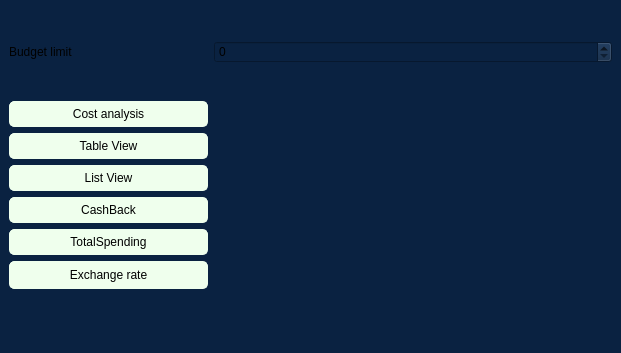
<?xml version="1.0" encoding="UTF-8"?>
<ui version="4.0">
 <class>MainWindow</class>
 <widget class="QMainWindow" name="MainWindow">
  <property name="geometry">
   <rect>
    <x>0</x>
    <y>0</y>
    <width>621</width>
    <height>353</height>
   </rect>
  </property>
  <property name="windowTitle">
   <string>MainWindow</string>
  </property>
  <property name="styleSheet">
   <string notr="true">background-color: rgb(10, 34, 65);</string>
  </property>
  <widget class="QWidget" name="centralwidget">
   <layout class="QGridLayout" name="gridLayout">
    <item row="1" column="1" colspan="2">
     <widget class="QWidget" name="chartWidget" native="true"/>
    </item>
    <item row="0" column="1" colspan="2">
     <widget class="QSpinBox" name="budgetSpinBox">
      <property name="maximum">
       <number>1000000000</number>
      </property>
     </widget>
    </item>
    <item row="1" column="0">
     <layout class="QVBoxLayout" name="verticalLayout">
      <item>
       <widget class="QPushButton" name="analisisButton">
        <property name="styleSheet">
         <string notr="true">QPushButton {
    background-color: rgb(239, 255, 237);
    color: black;
    border: 1px solid rgb(239, 255, 237);
    padding: 5px 10px;
    border-radius: 5px;
}

QPushButton:hover {
    background-color: rgb(183, 185, 185);
}

QPushButton:pressed {
    background-color: rgb(126, 128, 128);
}</string>
        </property>
        <property name="text">
         <string>Cost analysis</string>
        </property>
       </widget>
      </item>
      <item>
       <widget class="QPushButton" name="TableViewButton">
        <property name="styleSheet">
         <string notr="true">QPushButton {
    background-color: rgb(239, 255, 237);
    color: black;
    border: 1px solid rgb(239, 255, 237);
    padding: 5px 10px;
    border-radius: 5px;
}

QPushButton:hover {
    background-color: rgb(183, 185, 185);
}

QPushButton:pressed {
    background-color: rgb(126, 128, 128);
}
</string>
        </property>
        <property name="text">
         <string>Table View</string>
        </property>
       </widget>
      </item>
      <item>
       <widget class="QPushButton" name="ListViewButton">
        <property name="styleSheet">
         <string notr="true">QPushButton {
    background-color: rgb(239, 255, 237);
    color: black;
    border: 1px solid rgb(239, 255, 237);
    padding: 5px 10px;
    border-radius: 5px;
}

QPushButton:hover {
    background-color: rgb(183, 185, 185);
}

QPushButton:pressed {
    background-color: rgb(126, 128, 128);
}</string>
        </property>
        <property name="text">
         <string>List View</string>
        </property>
       </widget>
      </item>
      <item>
       <widget class="QPushButton" name="CashBackButton">
        <property name="styleSheet">
         <string notr="true">QPushButton {
    background-color: rgb(239, 255, 237);
    color: black;
    border: 1px solid rgb(239, 255, 237);
    padding: 5px 10px;
    border-radius: 5px;
}

QPushButton:hover {
    background-color: rgb(183, 185, 185);
}

QPushButton:pressed {
    background-color: rgb(126, 128, 128);
}</string>
        </property>
        <property name="text">
         <string>CashBack</string>
        </property>
       </widget>
      </item>
      <item>
       <widget class="QPushButton" name="LimitButton">
        <property name="styleSheet">
         <string notr="true">QPushButton {
    background-color: rgb(239, 255, 237);
    color: black;
    border: 1px solid rgb(239, 255, 237);
    padding: 5px 10px;
    border-radius: 5px;
}

QPushButton:hover {
    background-color: rgb(183, 185, 185);
}

QPushButton:pressed {
    background-color: rgb(126, 128, 128);
}</string>
        </property>
        <property name="text">
         <string>TotalSpending</string>
        </property>
       </widget>
      </item>
      <item>
       <widget class="QPushButton" name="exchangeRateButton">
        <property name="sizePolicy">
         <sizepolicy hsizetype="Minimum" vsizetype="Fixed">
          <horstretch>0</horstretch>
          <verstretch>0</verstretch>
         </sizepolicy>
        </property>
        <property name="minimumSize">
         <size>
          <width>98</width>
          <height>28</height>
         </size>
        </property>
        <property name="palette">
         <palette>
          <active>
           <colorrole role="WindowText">
            <brush brushstyle="SolidPattern">
             <color alpha="255">
              <red>0</red>
              <green>0</green>
              <blue>0</blue>
             </color>
            </brush>
           </colorrole>
           <colorrole role="Button">
            <brush brushstyle="SolidPattern">
             <color alpha="255">
              <red>239</red>
              <green>255</green>
              <blue>237</blue>
             </color>
            </brush>
           </colorrole>
           <colorrole role="Text">
            <brush brushstyle="SolidPattern">
             <color alpha="255">
              <red>0</red>
              <green>0</green>
              <blue>0</blue>
             </color>
            </brush>
           </colorrole>
           <colorrole role="ButtonText">
            <brush brushstyle="SolidPattern">
             <color alpha="255">
              <red>0</red>
              <green>0</green>
              <blue>0</blue>
             </color>
            </brush>
           </colorrole>
           <colorrole role="Base">
            <brush brushstyle="SolidPattern">
             <color alpha="255">
              <red>239</red>
              <green>255</green>
              <blue>237</blue>
             </color>
            </brush>
           </colorrole>
           <colorrole role="Window">
            <brush brushstyle="SolidPattern">
             <color alpha="255">
              <red>239</red>
              <green>255</green>
              <blue>237</blue>
             </color>
            </brush>
           </colorrole>
           <colorrole role="PlaceholderText">
            <brush brushstyle="SolidPattern">
             <color alpha="128">
              <red>0</red>
              <green>0</green>
              <blue>0</blue>
             </color>
            </brush>
           </colorrole>
          </active>
          <inactive>
           <colorrole role="WindowText">
            <brush brushstyle="SolidPattern">
             <color alpha="255">
              <red>0</red>
              <green>0</green>
              <blue>0</blue>
             </color>
            </brush>
           </colorrole>
           <colorrole role="Button">
            <brush brushstyle="SolidPattern">
             <color alpha="255">
              <red>239</red>
              <green>255</green>
              <blue>237</blue>
             </color>
            </brush>
           </colorrole>
           <colorrole role="Text">
            <brush brushstyle="SolidPattern">
             <color alpha="255">
              <red>0</red>
              <green>0</green>
              <blue>0</blue>
             </color>
            </brush>
           </colorrole>
           <colorrole role="ButtonText">
            <brush brushstyle="SolidPattern">
             <color alpha="255">
              <red>0</red>
              <green>0</green>
              <blue>0</blue>
             </color>
            </brush>
           </colorrole>
           <colorrole role="Base">
            <brush brushstyle="SolidPattern">
             <color alpha="255">
              <red>239</red>
              <green>255</green>
              <blue>237</blue>
             </color>
            </brush>
           </colorrole>
           <colorrole role="Window">
            <brush brushstyle="SolidPattern">
             <color alpha="255">
              <red>239</red>
              <green>255</green>
              <blue>237</blue>
             </color>
            </brush>
           </colorrole>
           <colorrole role="PlaceholderText">
            <brush brushstyle="SolidPattern">
             <color alpha="128">
              <red>0</red>
              <green>0</green>
              <blue>0</blue>
             </color>
            </brush>
           </colorrole>
          </inactive>
          <disabled>
           <colorrole role="WindowText">
            <brush brushstyle="SolidPattern">
             <color alpha="255">
              <red>0</red>
              <green>0</green>
              <blue>0</blue>
             </color>
            </brush>
           </colorrole>
           <colorrole role="Button">
            <brush brushstyle="SolidPattern">
             <color alpha="255">
              <red>239</red>
              <green>255</green>
              <blue>237</blue>
             </color>
            </brush>
           </colorrole>
           <colorrole role="Text">
            <brush brushstyle="SolidPattern">
             <color alpha="255">
              <red>0</red>
              <green>0</green>
              <blue>0</blue>
             </color>
            </brush>
           </colorrole>
           <colorrole role="ButtonText">
            <brush brushstyle="SolidPattern">
             <color alpha="255">
              <red>0</red>
              <green>0</green>
              <blue>0</blue>
             </color>
            </brush>
           </colorrole>
           <colorrole role="Base">
            <brush brushstyle="SolidPattern">
             <color alpha="255">
              <red>239</red>
              <green>255</green>
              <blue>237</blue>
             </color>
            </brush>
           </colorrole>
           <colorrole role="Window">
            <brush brushstyle="SolidPattern">
             <color alpha="255">
              <red>239</red>
              <green>255</green>
              <blue>237</blue>
             </color>
            </brush>
           </colorrole>
           <colorrole role="PlaceholderText">
            <brush brushstyle="SolidPattern">
             <color alpha="128">
              <red>0</red>
              <green>0</green>
              <blue>0</blue>
             </color>
            </brush>
           </colorrole>
          </disabled>
         </palette>
        </property>
        <property name="styleSheet">
         <string notr="true">QPushButton {
    background-color: rgb(239, 255, 237);
    color: black;
    border: 1px solid rgb(239, 255, 237);
    padding: 5px 10px;
    border-radius: 5px;
}

QPushButton:hover {
    background-color: rgb(183, 185, 185);
}

QPushButton:pressed {
    background-color: rgb(126, 128, 128);
}</string>
        </property>
        <property name="text">
         <string>Exchange rate</string>
        </property>
       </widget>
      </item>
     </layout>
    </item>
    <item row="0" column="0">
     <widget class="QLabel" name="label">
      <property name="text">
       <string>Budget limit</string>
      </property>
     </widget>
    </item>
   </layout>
  </widget>
  <widget class="QStatusBar" name="statusbar"/>
  <action name="actionExport">
   <property name="text">
    <string>Export</string>
   </property>
  </action>
 </widget>
 <resources/>
 <connections/>
</ui>
